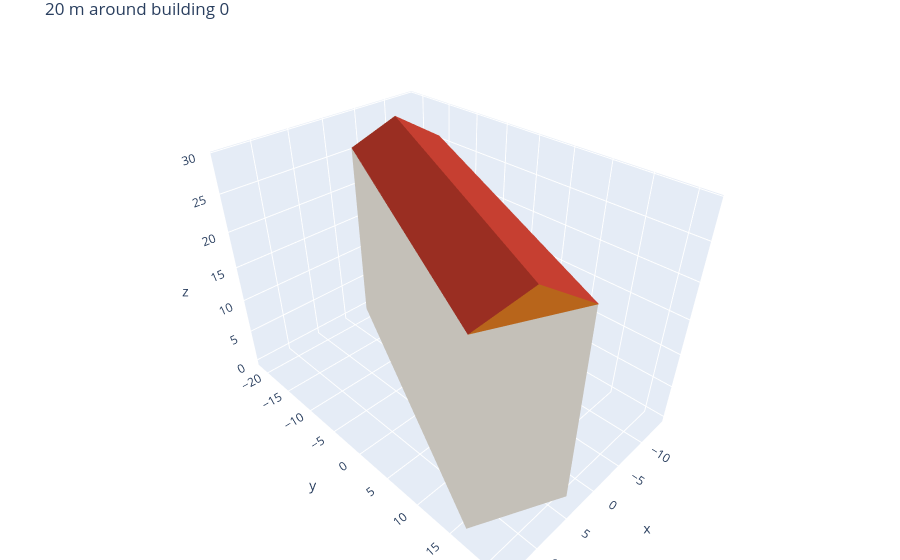

The cell this chart's notebook holds for it:
### Code cell
import shapely
from shapely.ops import triangulate
import plotly.graph_objects as go

radius_m = 20
building_id = torino_residenziale_express["building_id"].iloc[0]
center = torino_residenziale_express.loc[
    torino_residenziale_express["building_id"].eq(building_id),
    "lod0_footprint_32632",
].iloc[0].centroid

near = shapely.distance(
    torino_residenziale_express["lod0_footprint_32632"].to_numpy(),
    center,
) <= radius_m
block = torino_residenziale_express.loc[near].copy()
block["eave_h"] = (
    pd.to_numeric(block["building_height_m"], errors="coerce").fillna(9.0)
)
block_ids = set(block["building_id"])
block_roofs = roofs.loc[roofs["building_id"].isin(block_ids)]
print(
    len(block), "buildings,",
    block_roofs.loc[block_roofs["roof_type"].eq("gable"), "building_id"].nunique(),
    "with a gable",
)


def add_triangles(bucket, triangles):
    x, y, z, i, j, k = bucket
    for (x0, y0, z0), (x1, y1, z1), (x2, y2, z2) in triangles:
        base = len(x)
        x.extend((x0, x1, x2))
        y.extend((y0, y1, y2))
        z.extend((z0, z1, z2))
        i.append(base)
        j.append(base + 1)
        k.append(base + 2)


def wall_triangles(poly, eave_h):
    triangles = []
    rings = [poly.exterior, *poly.interiors] if poly.geom_type == "Polygon" else [
        ring for part in poly.geoms for ring in (part.exterior, *part.interiors)
    ]
    for ring in rings:
        coords = list(ring.coords)[:-1]
        for a, b in zip(coords, coords[1:] + coords[:1]):
            p0 = (a[0] - center.x, a[1] - center.y, 0.0)
            p1 = (b[0] - center.x, b[1] - center.y, 0.0)
            p2 = (b[0] - center.x, b[1] - center.y, eave_h)
            p3 = (a[0] - center.x, a[1] - center.y, eave_h)
            triangles.append((p0, p1, p2))
            triangles.append((p0, p2, p3))
    return triangles


def face_triangles(poly):
    # Fan the 3D ring. A gable end is vertical, so a flat triangulation drops it.
    raw = shapely.get_coordinates(poly, include_z=True)[:-1]
    points = []
    for x, y, z in raw:
        point = (float(x) - center.x, float(y) - center.y, float(z))
        if points and max(abs(point[k] - points[-1][k]) for k in range(3)) < 1e-6:
            continue
        points.append(point)
    triangles = []
    for n in range(1, len(points) - 1):
        triangles.append((points[0], points[n], points[n + 1]))
        triangles.append((points[0], points[n + 1], points[n]))
    return triangles


buckets = {name: ([], [], [], [], [], []) for name in ("walls", "gable", "gable_end", "flat")}
for row in block.itertuples(index=False):
    add_triangles(buckets["walls"], wall_triangles(row.lod0_footprint_32632, row.eave_h))
for row in block_roofs.itertuples(index=False):
    add_triangles(buckets[row.roof_type], face_triangles(row.geometry))

figure = go.Figure()
for name, color in (
    ("walls", "#F5F0E6"),
    ("gable", "#C0392B"),
    ("gable_end", "#E67E22"),
    ("flat", "#95A5A6"),
):
    x, y, z, i, j, k = buckets[name]
    if not x:
        continue
    figure.add_trace(go.Mesh3d(
        x=x, y=y, z=z, i=i, j=j, k=k,
        color=color, name=name, flatshading=True,
    ))
figure.update_layout(
    scene=dict(aspectmode="data"),
    margin=dict(l=0, r=0, t=30, b=0),
    title=f"{radius_m:.0f} m around building {building_id}",
)
figure

### Figure 1 — Plotly figure (JSON) as saved in the notebook; plotly's stock layout.template omitted (floating-point values rounded to 4 significant figures)
{"data": [{"color": "#F5F0E6", "flatshading": true, "i": [0, 3, 6, 9, 12, 15, 18, 21, 24, 27], "j": [1, 4, 7, 10, 13, 16, 19, 22, 25, 28], "k": [2, 5, 8, 11, 14, 17, 20, 23, 26, 29], "name": "walls", "type": "mesh3d", "x": [-13.93, -3.03, -3.03, -13.93, -3.03, -13.93, -3.03, -1.638, -1.638, -3.03, -1.638, -3.03, -1.638, 13.86, 13.86, -1.638, 13.86, -1.638, 13.86, 3.283, 3.283, 13.86, 3.283, 13.86, 3.283, -13.93, -13.93, 3.283, -13.93, 3.283], "y": [-15.96, -21.0, -21.0, -15.96, -21.0, -15.96, -21.0, -17.93, -17.93, -21.0, -17.93, -21.0, -17.93, 16.22, 16.22, -17.93, 16.22, -17.93, 16.22, 21.11, 21.11, 16.22, 21.11, 16.22, 21.11, -15.96, -15.96, 21.11, -15.96, 21.11], "z": [0, 0, 25.75, 0, 25.75, 25.75, 0, 0, 25.75, 0, 25.75, 25.75, 0, 0, 25.75, 0, 25.75, 25.75, 0, 0, 25.75, 0, 25.75, 25.75, 0, 0, 25.75, 0, 25.75, 25.75]}, {"color": "#C0392B", "flatshading": true, "i": [0, 3, 6, 9, 12, 15, 18, 21], "j": [1, 4, 7, 10, 13, 16, 19, 22], "k": [2, 5, 8, 11, 14, 17, 20, 23], "name": "gable", "type": "mesh3d", "x": [-13.93, 3.209, 8.661, -13.93, 8.661, 3.209, -13.93, 8.661, -8.482, -13.93, -8.482, 8.661, 14.11, -3.03, -8.482, 14.11, -8.482, -3.03, 14.11, -8.482, 8.661, 14.11, 8.661, -8.482], "y": [-15.96, 21.15, 18.63, -15.96, 18.63, 21.15, -15.96, 18.63, -18.48, -15.96, -18.48, 18.63, 16.11, -21.0, -18.48, 16.11, -18.48, -21.0, 16.11, -18.48, 18.63, 16.11, 18.63, -18.48], "z": [25.75, 25.75, 29.22, 25.75, 29.22, 25.75, 25.75, 29.22, 29.22, 25.75, 29.22, 29.22, 25.75, 25.75, 29.22, 25.75, 29.22, 25.75, 25.75, 29.22, 29.22, 25.75, 29.22, 29.22]}, {"color": "#E67E22", "flatshading": true, "i": [0, 3, 6, 9], "j": [1, 4, 7, 10], "k": [2, 5, 8, 11], "name": "gable_end", "type": "mesh3d", "x": [-3.03, -13.93, -8.482, -3.03, -8.482, -13.93, 3.209, 14.11, 8.661, 3.209, 8.661, 14.11], "y": [-21.0, -15.96, -18.48, -21.0, -18.48, -15.96, 21.15, 16.11, 18.63, 21.15, 18.63, 16.11], "z": [25.75, 25.75, 29.22, 25.75, 29.22, 25.75, 25.75, 25.75, 29.22, 25.75, 29.22, 25.75]}], "layout": {"margin": {"b": 0, "l": 0, "r": 0, "t": 30}, "scene": {"aspectmode": "data"}, "title": {"text": "20 m around building 0"}}}
